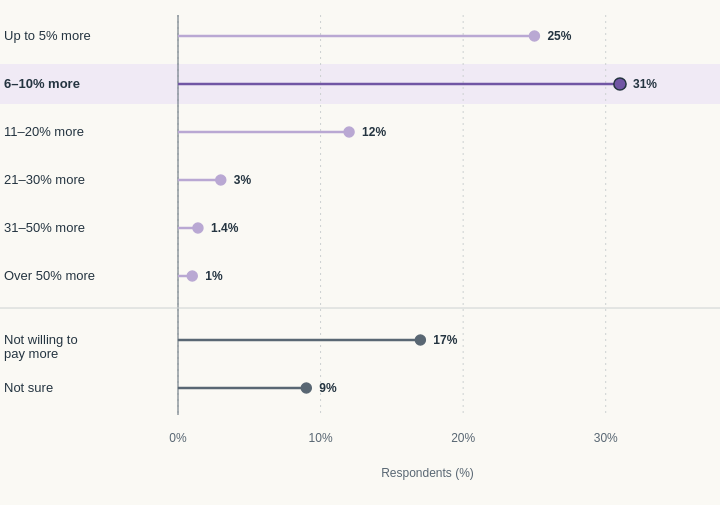

Describe this chart as a Vega-Lite specification.
### Vega specification from a JSON file in a GitHub repository (floating-point values rounded to 4 significant figures)
{"$schema": "https://vega.github.io/schema/vega/v5.json", "description": "Eight published willingness-to-pay categories in premium order, 2023 report. Dot position and stem length show respondents, not the size of the premium. Values total 99.4% and are not normalised.", "width": 720, "height": 505, "padding": 0, "autosize": "none", "background": "#faf9f4", "config": {"text": {"font": "Arial", "fill": "#243440", "fontSize": 13}}, "data": [{"name": "bands", "values": [{"id": "RM23_03", "order": 0, "label": "Up to 5% more", "lines": ["Up to 5% more"], "percent": 25.0, "color": "#b9a8d3", "priceExample": "Up to A$105", "detail": "25% selected “Up to 5% more”."}, {"id": "RM23_04", "order": 1, "label": "6–10% more", "lines": ["6–10% more"], "percent": 31.0, "color": "#7156a4", "priceExample": "A$106–110", "detail": "31% selected “6–10% more”."}, {"id": "RM23_05", "order": 2, "label": "11–20% more", "lines": ["11–20% more"], "percent": 12.0, "color": "#b9a8d3", "priceExample": "A$111–120", "detail": "12% selected “11–20% more”."}, {"id": "RM23_06", "order": 3, "label": "21–30% more", "lines": ["21–30% more"], "percent": 3.0, "color": "#b9a8d3", "priceExample": "A$121–130", "detail": "3% selected “21–30% more”."}, {"id": "RM23_07", "order": 4, "label": "31–50% more", "lines": ["31–50% more"], "percent": 1.4, "color": "#b9a8d3", "priceExample": "A$131–150", "detail": "1.4% selected “31–50% more”."}, {"id": "RM23_08", "order": 5, "label": "Over 50% more", "lines": ["Over 50% more"], "percent": 1.0, "color": "#b9a8d3", "priceExample": "More than A$150", "detail": "1% selected “Over 50% more”."}, {"id": "RM23_09", "order": 6, "label": "Not willing to pay more", "lines": ["Not willing to", "pay more"], "percent": 17.0, "color": "#596773", "priceExample": "No extra premium", "detail": "17% selected “Not willing to pay more”."}, {"id": "RM23_10", "order": 7, "label": "Not sure", "lines": ["Not sure"], "percent": 9.0, "color": "#596773", "priceExample": "No price specified", "detail": "9% selected “Not sure”."}]}, {"name": "ticks", "values": [{"value": 0}, {"value": 10}, {"value": 20}, {"value": 30}]}], "marks": [{"type": "rect", "name": "response_targets", "encode": {"update": {"x": {"value": 0}, "width": {"signal": "width"}, "y": {"signal": "36+datum.order*48+(datum.order>=6?16:0)-20"}, "height": {"value": 40}, "fill": {"signal": "datum.id===selectedBand?'#f0eaf5':'transparent'"}, "cursor": {"value": "pointer"}, "aria": {"value": false}}}, "from": {"data": "bands"}}, {"type": "rule", "name": "grid", "encode": {"update": {"x": {"scale": "share", "field": "value"}, "y": {"value": 15}, "y2": {"value": 415}, "stroke": {"value": "#ccd1d1"}, "strokeDash": {"value": [2, 4]}, "aria": {"value": false}}}, "from": {"data": "ticks"}}, {"type": "rule", "name": "zero", "encode": {"update": {"x": {"signal": "left"}, "y": {"value": 15}, "y2": {"value": 415}, "stroke": {"value": "#596773"}, "aria": {"value": false}}}}, {"type": "rule", "name": "response_separator", "encode": {"update": {"x": {"value": 0}, "x2": {"signal": "width"}, "y": {"value": 308}, "stroke": {"value": "#ccd1d1"}, "aria": {"value": false}}}}, {"type": "text", "name": "band_labels", "encode": {"update": {"x": {"value": 4}, "y": {"signal": "36+datum.order*48+(datum.order>=6?16:0)"}, "text": {"field": "lines"}, "baseline": {"value": "middle"}, "fontSize": {"signal": "width<500?11:13"}, "lineHeight": {"value": 14}, "fontWeight": {"signal": "datum.id===selectedBand?700:400"}, "cursor": {"value": "pointer"}, "aria": {"value": false}}}, "from": {"data": "bands"}}, {"type": "rule", "name": "premium_stems", "encode": {"update": {"x": {"scale": "share", "value": 0}, "x2": {"scale": "share", "field": "percent"}, "y": {"signal": "36+datum.order*48+(datum.order>=6?16:0)"}, "stroke": {"field": "color"}, "strokeWidth": {"value": 2.5}, "cursor": {"value": "pointer"}, "aria": {"value": false}}}, "from": {"data": "bands"}}, {"type": "symbol", "name": "premium_points", "encode": {"update": {"x": {"scale": "share", "field": "percent"}, "y": {"signal": "36+datum.order*48+(datum.order>=6?16:0)"}, "size": {"signal": "datum.id===selectedBand?150:100"}, "fill": {"field": "color"}, "stroke": {"signal": "datum.id===selectedBand?'#243440':datum.color"}, "strokeWidth": {"value": 1.5}, "cursor": {"value": "pointer"}, "description": {"signal": "datum.label+': '+datum.percent+'% of respondents; 2023 report'"}, "tooltip": {"signal": "{'Response':datum.label,'Respondents':datum.percent+'%','Report year':2023}"}}}, "from": {"data": "bands"}}, {"type": "text", "name": "published_values", "encode": {"update": {"x": {"scale": "share", "field": "percent", "offset": 13}, "y": {"signal": "36+datum.order*48+(datum.order>=6?16:0)"}, "text": {"signal": "datum.percent+'%'"}, "baseline": {"value": "middle"}, "fontSize": {"value": 12}, "fontWeight": {"value": 600}, "aria": {"value": false}}}, "from": {"data": "bands"}}, {"type": "text", "name": "tick_labels", "encode": {"update": {"x": {"scale": "share", "field": "value"}, "y": {"value": 442}, "text": {"signal": "datum.value+'%'"}, "align": {"value": "center"}, "fontSize": {"value": 12}, "fill": {"value": "#596773"}, "aria": {"value": false}}}, "from": {"data": "ticks"}}, {"type": "text", "name": "axis_title", "encode": {"update": {"x": {"signal": "(left+width-43)/2"}, "y": {"value": 477}, "text": {"value": "Respondents (%)"}, "align": {"value": "center"}, "fontSize": {"value": 12}, "fill": {"value": "#596773"}, "aria": {"value": false}}}}], "signals": [{"name": "selectedBand", "value": "RM23_04"}, {"name": "left", "update": "width<500?126:178"}], "scales": [{"name": "share", "type": "linear", "domain": [0, 35], "range": [{"signal": "left"}, {"signal": "width-43"}], "zero": true, "nice": false}]}
